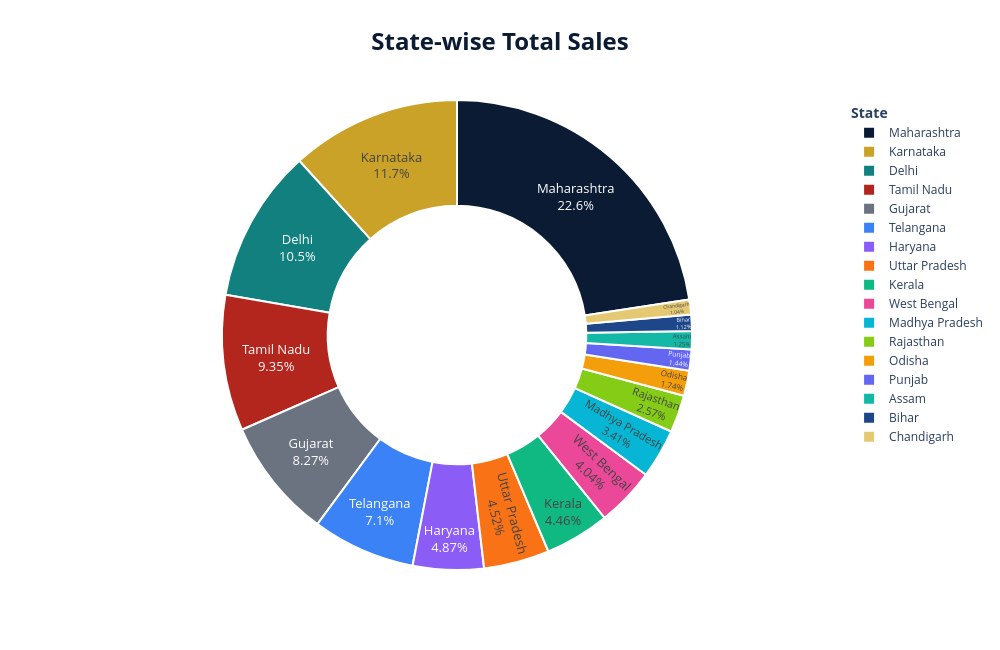

The cell this chart's notebook holds for it:
### Code cell
import plotly.express as px


# -------------------------------
# 1. State-wise Total Sales
# -------------------------------


state_sales = (
    df.groupby('State', as_index=False)['Sales']
      .sum()
      .sort_values('Sales', ascending=False)
)


# Sales in Millions
state_sales['Sales_Million'] = state_sales['Sales'] / 1_000_000




# -------------------------------
# 2. Custom Color Palette
# -------------------------------


NAVY = "#0B1B34"
GOLD = "#C9A227"
TEAL = "#12807E"
RED  = "#B3261E"
GREY = "#6B7280"


# Additional colors for other states
colors = [
    NAVY,
    GOLD,
    TEAL,
    RED,
    GREY,
    "#3B82F6",   # Blue
    "#8B5CF6",   # Purple
    "#F97316",   # Orange
    "#10B981",   # Green
    "#EC4899",   # Pink
    "#06B6D4",   # Cyan
    "#84CC16",   # Lime
    "#F59E0B",   # Amber
    "#6366F1",   # Indigo
    "#14B8A6"    # Light Teal
]




# -------------------------------
# 3. Plotly Donut Chart
# -------------------------------


fig = px.pie(
    state_sales,
    names='State',
    values='Sales_Million',
    hole=0.55,
    color_discrete_sequence=colors,
    title='State-wise Total Sales'
)




# -------------------------------
# 4. Formatting
# -------------------------------


fig.update_traces(
    textposition='inside',
    textinfo='percent+label',


    hovertemplate=
        '<b>%{label}</b><br>' +
        'Sales: %{value:.2f}M<br>' +
        'Share: %{percent}<extra></extra>',


    marker=dict(
        line=dict(
            color='white',
            width=2
        )
    )
)




fig.update_layout(


    title=dict(
        text='<b>State-wise Total Sales</b>',
        x=0.5,
        xanchor='center',
        font=dict(
            size=24,
            color=NAVY
        )
    ),


    legend=dict(
        title='<b>State</b>',
        font=dict(size=12)
    ),


    font=dict(
        size=13
    ),


    width=1000,
    height=650
)


fig.show()

### Figure 1 — Plotly figure (JSON) as saved in the notebook; plotly's stock layout.template omitted (floating-point values rounded to 4 significant figures)
{"data": [{"domain": {"x": [0, 1], "y": [0, 1]}, "hole": 0.55, "hovertemplate": "<b>%{label}</b><br>Sales: %{value:.2f}M<br>Share: %{percent}<extra></extra>", "labels": ["Maharashtra", "Karnataka", "Delhi", "Tamil Nadu", "Gujarat", "Telangana", "Haryana", "Uttar Pradesh", "Kerala", "West Bengal", "Madhya Pradesh", "Rajasthan", "Odisha", "Punjab", "Assam", "Bihar", "Chandigarh"], "legendgroup": "", "marker": {"line": {"color": "white", "width": 2}}, "name": "", "showlegend": true, "textinfo": "percent+label", "textposition": "inside", "type": "pie", "values": [24.87, 12.9, 11.62, 10.3, 9.111, 7.816, 5.362, 4.977, 4.913, 4.453, 3.752, 2.83, 1.916, 1.588, 1.38, 1.229, 1.14]}], "layout": {"font": {"size": 13}, "height": 650, "legend": {"font": {"size": 12}, "title": {"text": "<b>State</b>"}, "tracegroupgap": 0}, "piecolorway": ["#0B1B34", "#C9A227", "#12807E", "#B3261E", "#6B7280", "#3B82F6", "#8B5CF6", "#F97316", "#10B981", "#EC4899", "#06B6D4", "#84CC16", "#F59E0B", "#6366F1", "#14B8A6"], "title": {"font": {"color": "#0B1B34", "size": 24}, "text": "<b>State-wise Total Sales</b>", "x": 0.5, "xanchor": "center"}, "width": 1000}}
